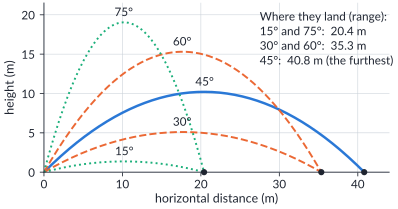

This figure's Python source:
"""Ch1 figure: paths for the same launch speed (20 m/s) at different angles, level ground, no air.
Complementary angles (15/75, 30/60) land at the same place; 45 deg goes furthest.
Run:  python3 -I src/mod5/figures/ch1_angles.py   (writes ch1_angles.pdf)"""
import sys
import pathlib
sys.dont_write_bytecode = True
HERE = pathlib.Path(__file__).resolve().parent
sys.path.insert(0, str(HERE.parents[1] / "common"))
import hscplot                                   # noqa: E402
import numpy as np                               # noqa: E402

g, u = 9.8, 20.0
fig, ax = hscplot.figure(width_mm=120, height_mm=56)
groups = [((45,), 0), ((30, 60), 1), ((15, 75), 2)]
for angles, i in groups:
    for th in angles:
        r = np.radians(th)
        T = 2 * u * np.sin(r) / g
        t = np.linspace(0, T, 300)
        x = u * np.cos(r) * t
        y = u * np.sin(r) * t - 0.5 * g * t**2
        st = hscplot.series(i)
        ax.plot(x, y, color=st["color"], linestyle=st["linestyle"], lw=1.8 if th == 45 else 1.4)
        k = np.argmax(y)
        ax.annotate(f"{th}°", (x[k], y[k]), xytext=(0, 3), textcoords="offset points",
                    ha="center", va="bottom", color=hscplot.INK, fontsize=8.5)
for th in (15, 30, 45):
    R = u**2 * np.sin(np.radians(2 * th)) / g
    ax.plot([R], [0], marker="o", color=hscplot.INK, markersize=3.5, zorder=5, clip_on=False)
ax.text(27.5, 20.5, "Where they land (range):\n"
        "15° and 75°:  20.4 m\n30° and 60°:  35.3 m\n45°:  40.8 m (the furthest)",
        va="top", ha="left", color=hscplot.INK, fontsize=8.5, linespacing=1.35)
ax.set_xlim(0, 44)
ax.set_ylim(0, 21.5)
ax.set_xlabel("horizontal distance (m)", labelpad=2)
ax.set_ylabel("height (m)")
ax.set_xticks([0, 10, 20, 30, 40])
ax.tick_params(axis="x", pad=2)
ax.set_aspect("equal")
hscplot.save(fig, __file__)
